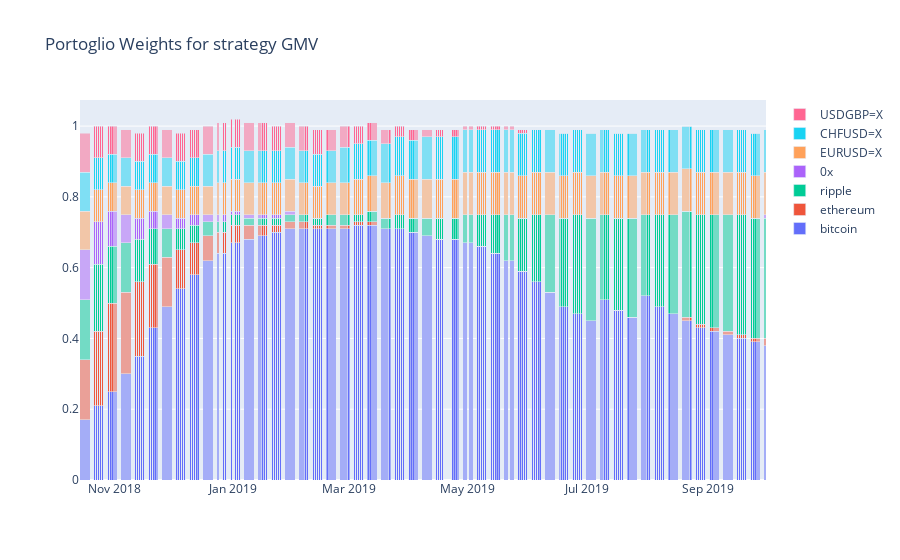

This figure's notebook cell:
### Code cell
plot_portfolio_weights(dict_df_port_returns["GMV"], "GMV")

### Figure 1 — Plotly figure (JSON) as saved in the notebook; plotly's stock layout.template omitted (floating-point values rounded to 4 significant figures; data arrays with more than 128 entries replaced by an {"elided": "..."} marker saying what was removed)
{"data": [{"name": "bitcoin", "type": "bar", "x": {"elided": "244 str values"}, "y": {"elided": "244 float values"}}, {"name": "ethereum", "type": "bar", "x": {"elided": "244 str values"}, "y": {"elided": "244 float values"}}, {"name": "ripple", "type": "bar", "x": {"elided": "244 str values"}, "y": {"elided": "244 float values"}}, {"name": "0x", "type": "bar", "x": {"elided": "244 str values"}, "y": {"elided": "244 float values"}}, {"name": "EURUSD=X", "type": "bar", "x": {"elided": "244 str values"}, "y": {"elided": "244 float values"}}, {"name": "CHFUSD=X", "type": "bar", "x": {"elided": "244 str values"}, "y": {"elided": "244 float values"}}, {"name": "USDGBP=X", "type": "bar", "x": {"elided": "244 str values"}, "y": {"elided": "244 float values"}}], "layout": {"barmode": "stack", "title": {"text": "Portoglio Weights for strategy GMV"}}}
